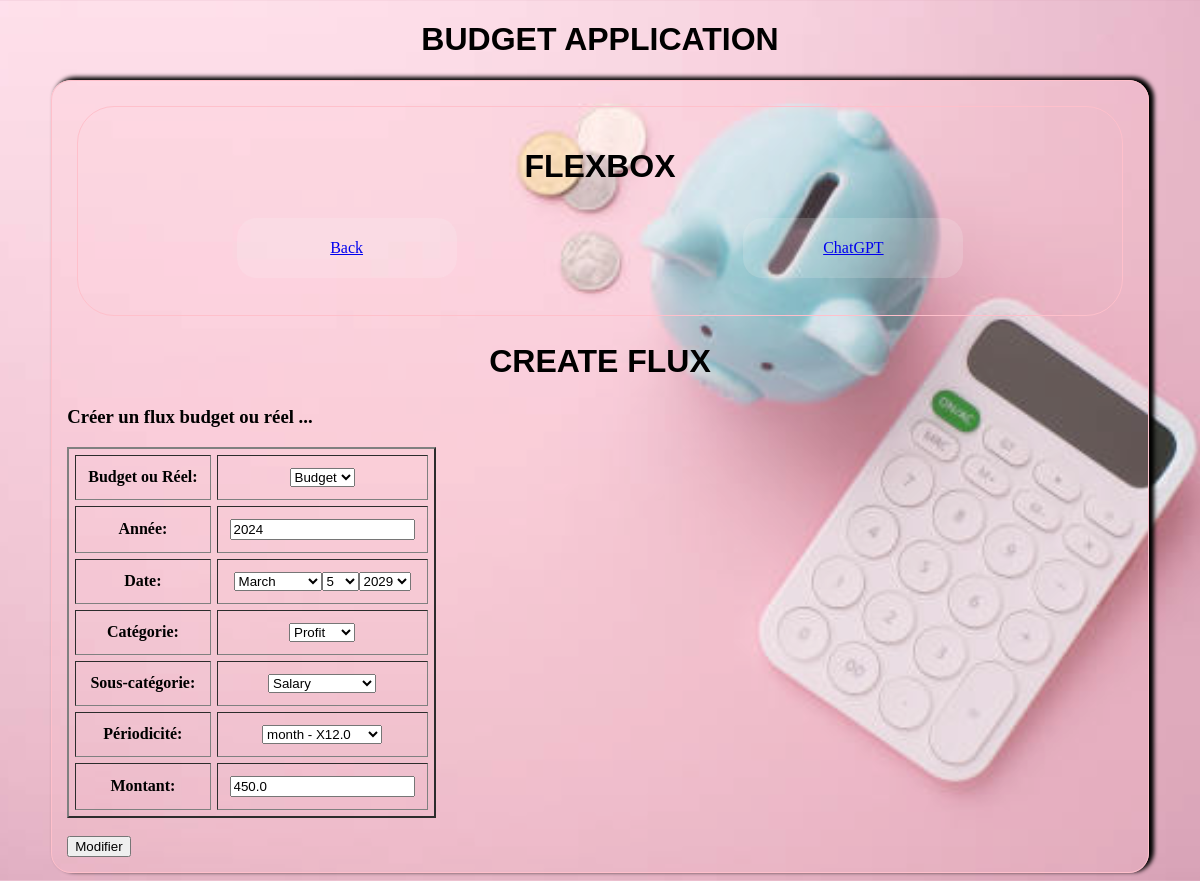
/flux/1/update/, run on an earlier commit of the app's database.
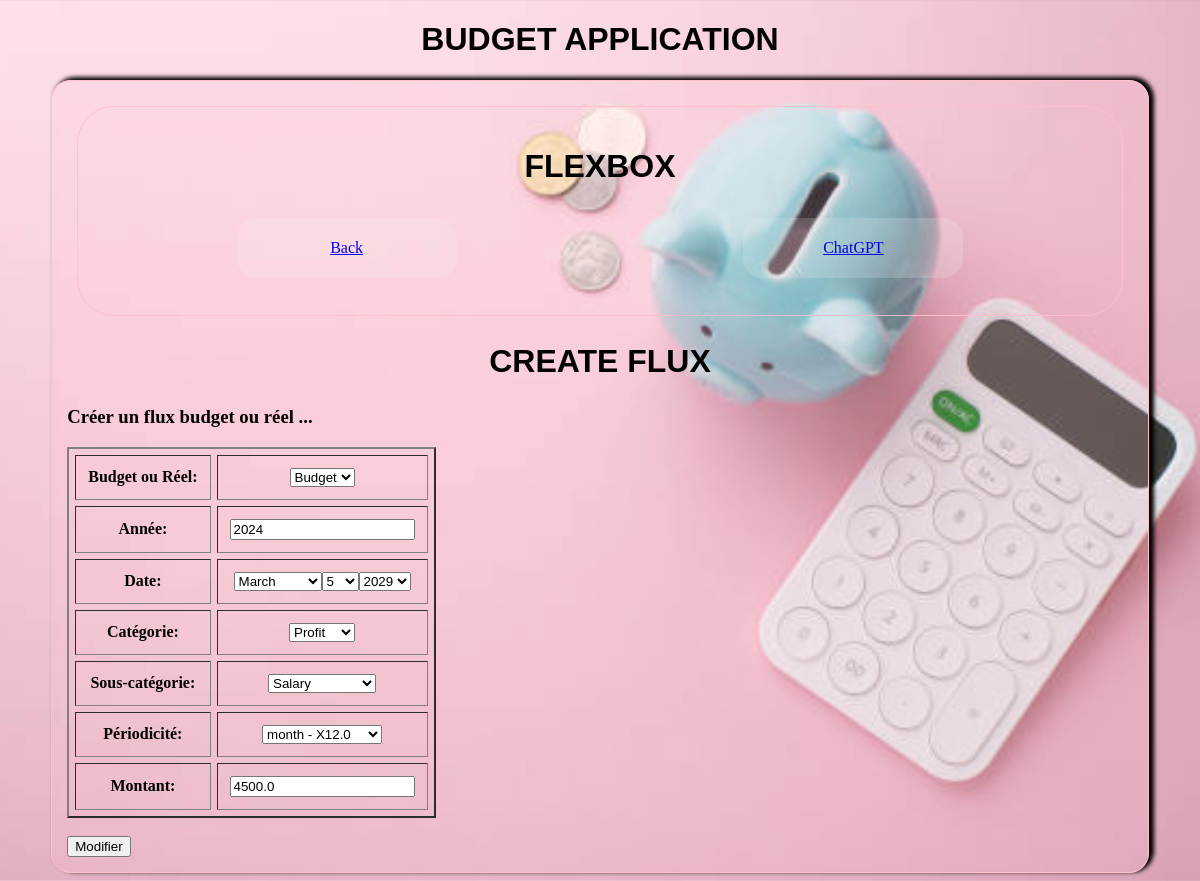
And on a later commit of the database.
### budget/models.py (models this page shows, shortened)
class Flux(models.Model):
  budget_or_real = models.ForeignKey(BudgetReal, models.SET_NULL, null=True)
  year = models.IntegerField(default=2024)
  date = models.DateField(blank=True, null=True)
  category = models.ForeignKey(Category, on_delete=models.SET_NULL, null=True)
  subcategory = models.ForeignKey(SubCategory, on_delete=models.SET_NULL, null=True)
  period = models.ForeignKey(Period, on_delete=models.SET_NULL, null=True)
  amount = models.FloatField(default=0)
  annual_amount = models.FloatField(default=0)

### budget/views.py (the view, shortened to what this page needs)
# urls.py: path('flux/<int:pk>/update/', FluxUpdateView.as_view(), name ="flux-update"),
class FluxUpdateView(UpdateView):
  model = Flux
  form_class = FluxModelForm
  success_url = reverse_lazy("flux/<int:flux.pk>/")
  def get_context_data(self, **kwargs):
    context = super().get_context_data(**kwargs)
    context["text_submit_button"] = "Modifier"
    return context

### budget/forms.py
class FluxModelForm(forms.ModelForm):
  class Meta:
    model = Flux
    fields = ['budget_or_real', 'year', 'date',
              'category','subcategory','period',
              'amount']
    labels = {'budget_or_real':'Budget ou Réel', 'year':'Année',
              'category' : 'Catégorie','subcategory' : 'Sous-catégorie','period':'Périodicité',
              'amount':'Montant'}
    widgets = {'date': forms.SelectDateWidget(years=range(2023,2030))}

### budget/models.py (called while the page is built)
  def __str__(self):
    return self.name

  def __str__(self):
    return self.name

  def __str__(self):
    return self.name

  def __str__(self):
    return f"{self.name} -  X{self.multiplier}"

### budget/templates/budget/flux_form.html (shortened to what this page needs)
{% extends "base.html" %} {% load static %}
    {% block content %}
    <h2>Create flux</h2>
    <h3>Créer un flux budget ou réel ...</h3>
    <form method="post">
      <table
        border="2
        "
        cellpadding="12"
        cellspacing="6"
        style="text-align: center"
      >
        {{form.as_table}}
      </table>
      <br />
      <input type="submit" value="{{text_submit_button}}" />
    </form>
    {% endblock %}

What changed in the data, as far as the page shows it:
changed Flux "Budget": amount "450.0" → "4500.0"
